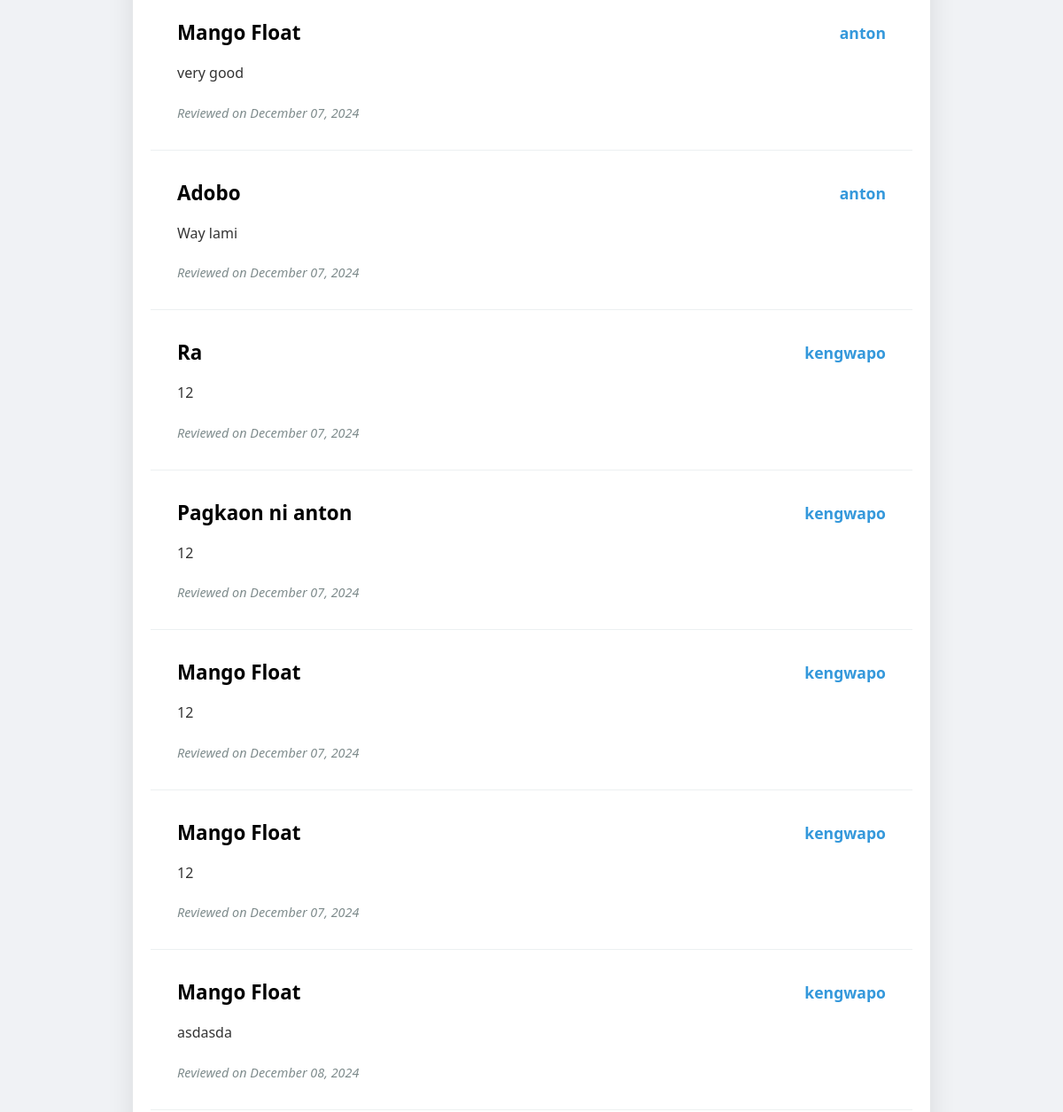
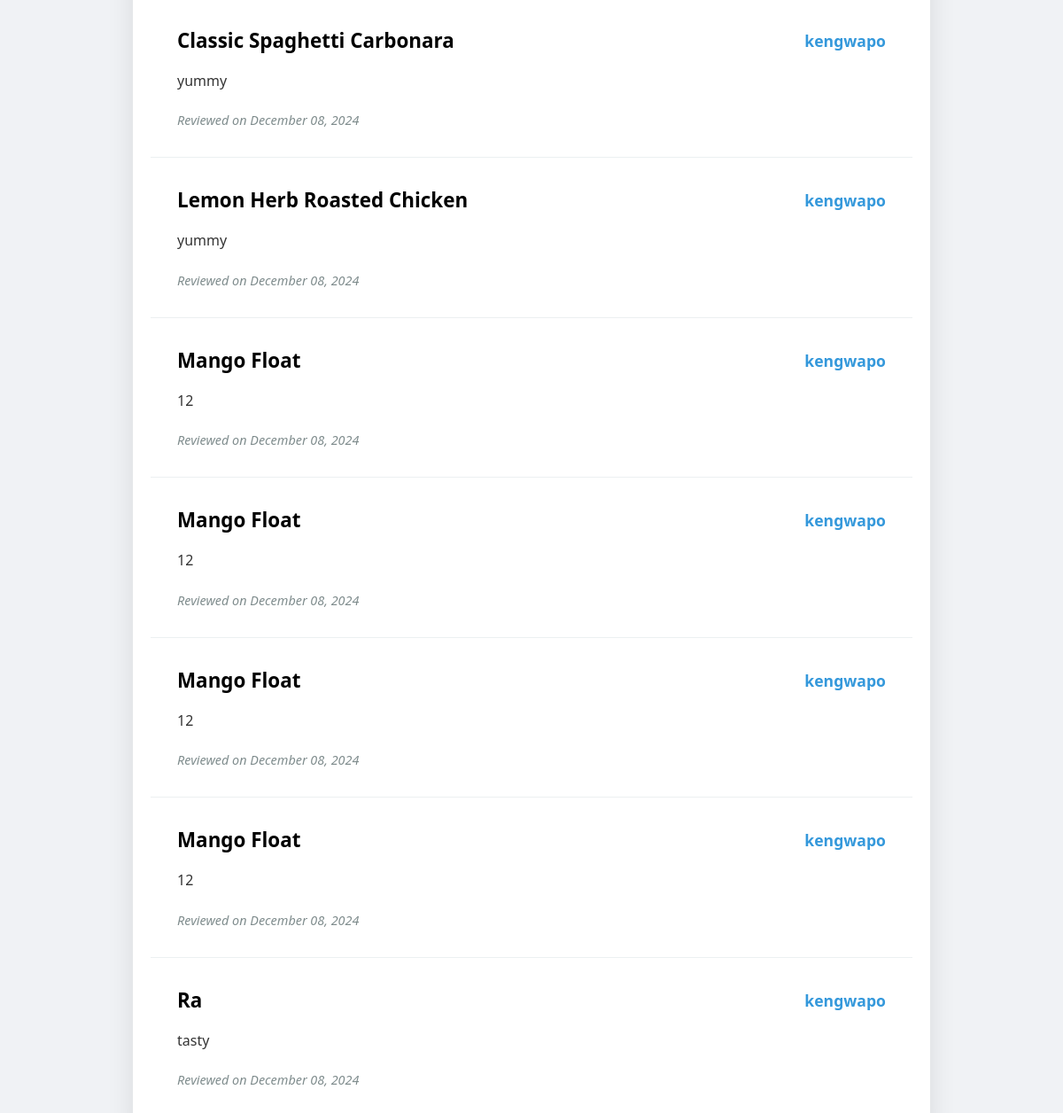
The page /recipes/reviews/ (lower part) on the database as committed earlier (2 pictures, top to bottom).
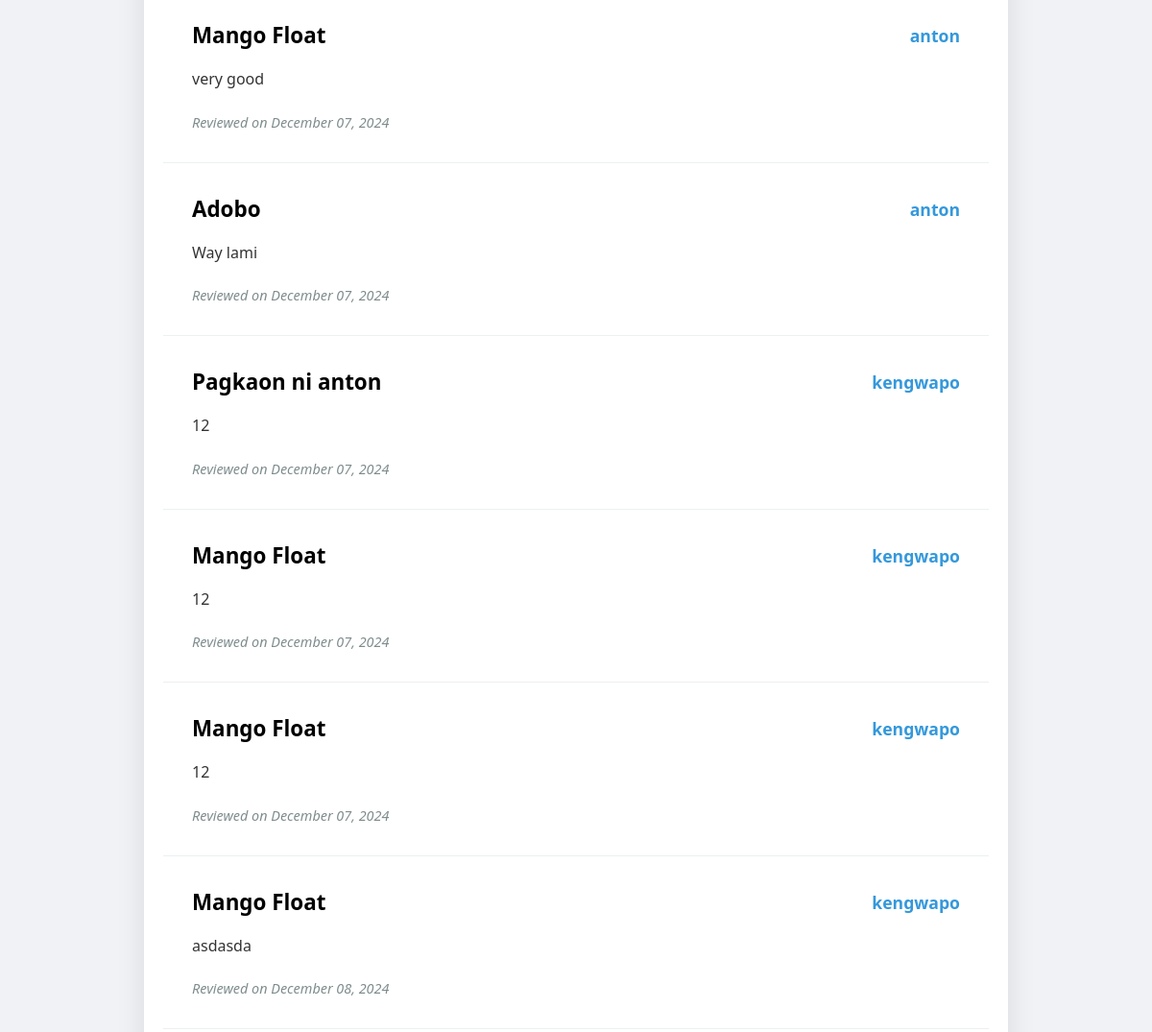
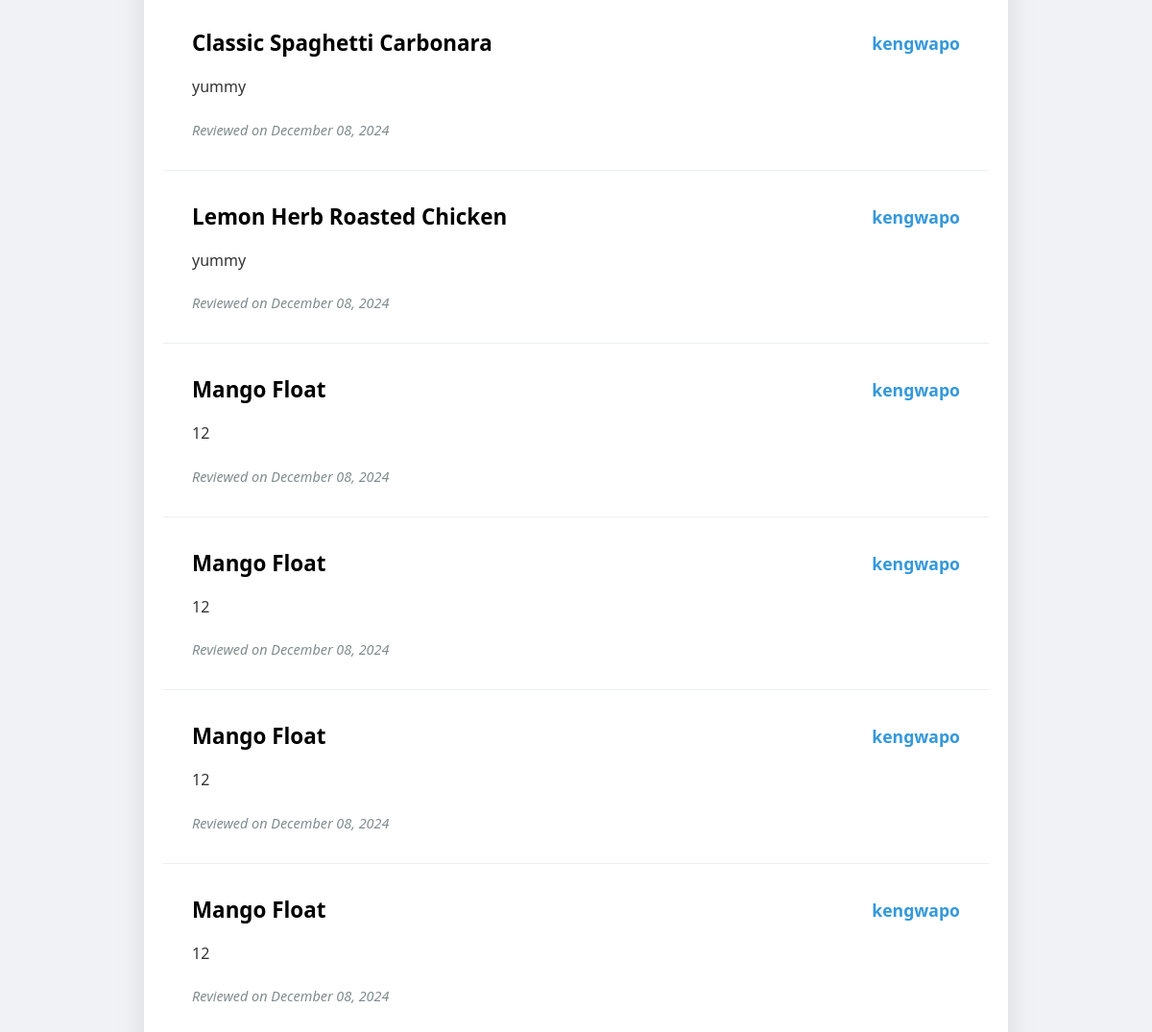
The same page on the database as committed later (2 pictures, top to bottom).
### Recipes/models.py (models this page shows, shortened)
class Review(models.Model):
    recipe = models.ForeignKey(RecipePost, related_name='reviews', on_delete=models.CASCADE)
    user = models.ForeignKey(settings.AUTH_USER_MODEL, on_delete=models.CASCADE)
    text = models.TextField()
    created_at = models.DateTimeField(auto_now_add=True)

class RecipePost(models.Model):
    title = models.CharField(max_length=200)
    user = models.ForeignKey(settings.AUTH_USER_MODEL, on_delete=models.SET_NULL, null=True, blank=True) #User, on_delete=models.CASCADE
    description = models.TextField(default='')
    category = models.CharField(max_length=50, default='Uncategorized')
    ingredients = models.TextField()
    directions = models.TextField(default='')
    image = models.ImageField(upload_to='recipe/images/', blank=True, null=True)  # Optional image field
    created_at = models.DateTimeField(auto_now=True)
    CATEGORY_CHOICES = [
        ('Comfort Food', 'Comfort Food'),
        ('International Eats', 'International Eats'),
        ('Breakfast & Brunch', 'Breakfast & Brunch'),
        ('Community Picks', 'Community Picks'),
    ]
    title = models.CharField(max_length=200)  # Recipe title
    user = models.ForeignKey(
        settings.AUTH_USER_MODEL,
        on_delete=models.SET_NULL,
        null=True,
        blank=True
    )  # Associated user, nullable and optional
    description = models.TextField(default='')  # Brief description of the recipe
    category = models.CharField(
        max_length=50,
        choices=CATEGORY_CHOICES,
        default='Uncategorized'
    )  # Recipe category with predefined choices
    ingredients = models.TextField()  # Ingredients list
    directions = models.TextField(default='')  # Step-by-step directions
    image = models.ImageField(
        upload_to='recipe/images/',
        blank=True,
        null=True
    )  # Optional recipe image
    created_at = models.DateTimeField(auto_now=True)  # Timestamp of creation

### Recipes/views.py (the view)
# urls.py: path('reviews/',reviews_list, name='reviews_list'),
def reviews_list(request):
    reviews = Review.objects.all()
    return render(request, 'recipes/reviews_list.html', {'reviews': reviews})

### Recipes/templates/recipes/reviews_list.html (shortened to what this page needs)
<!DOCTYPE html>
<html lang="en">
<head>
</head>
<body>
    <div class="container">
        <div class="review-list">
            {% if reviews %}
                {% for review in reviews %}
                    <article class="review-item">
                        <header class="review-header">
                            <h2 class="review-title">{{ review.recipe.title }}</h2>
                            <span class="review-author">{{ review.user.username }}</span>
                        </header>
                        <p class="review-text">{{ review.text }}</p>
                        <footer class="review-footer">
                            <time class="review-date" datetime="{{ review.created_at|date:'Y-m-d' }}">
                                Reviewed on {{ review.created_at|date:"F d, Y" }}
                            </time>
                        </footer>
                    </article>
                {% endfor %}
            {% else %}
                <p class="no-reviews">No reviews found. Be the first to share your thoughts!</p>
            {% endif %}
        </div>
    </div>
</body>
</html>

Rows that differ between the two databases and show on the page:
removed Review: recipe "Ra", user.username "kengwapo", text "12", created_at "December 07, 2024"
removed Review: recipe "Ra", user.username "kengwapo", text "tasty", created_at "December 08, 2024"
